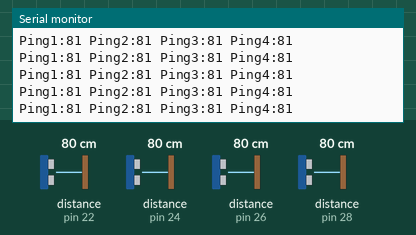
A sketch run on a simulated Arduino Mega 2560, built with avr-gcc and run on an emulated ATmega2560. On the bench: the last lines printed to the serial monitor. Inputs (shaded band) come from the test bench; at power-on: distance to the obstacle (sensors on pin 22, pin 24, pin 26, pin 28) 80 cm. The echo pulse lasts 58.3 µs per cm.

Above: at 1.2 s.
1.3 s: distance to the obstacle (sensor on pin 22) set to 2 cm
At 2.1 s:
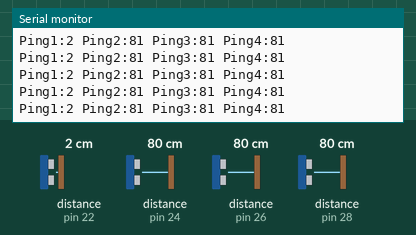
4.3 s: distance to the obstacle (sensor on pin 24) set to 4 cm
At 5.2 s:
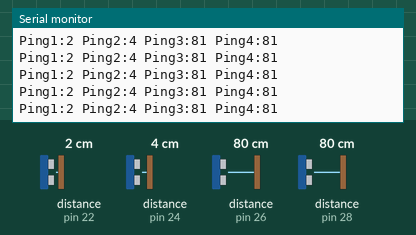
7.3 s: distance to the obstacle (sensor on pin 26) set to 9 cm
At 8.4 s:
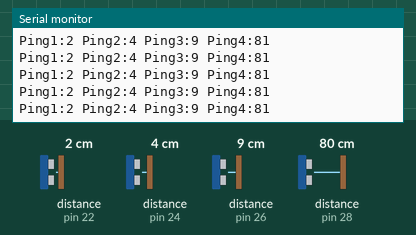
10.3 s: distance to the obstacle (sensor on pin 28) set to 2 cm
At 11.3 s:
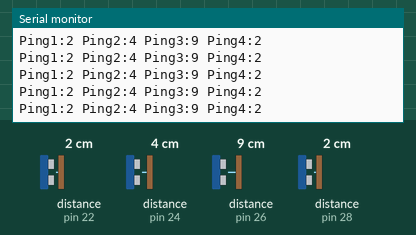
13.3 s: distance to the obstacle (sensor on pin 22) set to 4 cm
At 13.8 s:
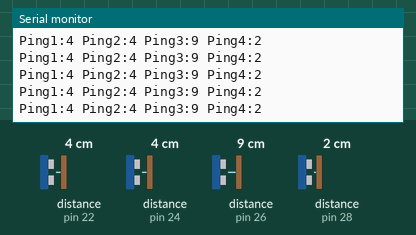
16.3 s: distance to the obstacle (sensor on pin 24) set to 2 cm
At 17.3 s:
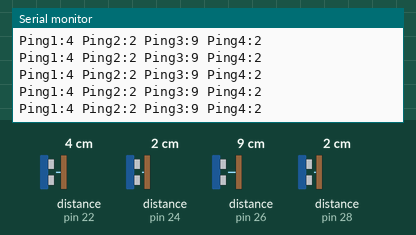
Timing chart, 0 to 17.4 s (numbered marks = the images above; inputs shaded):
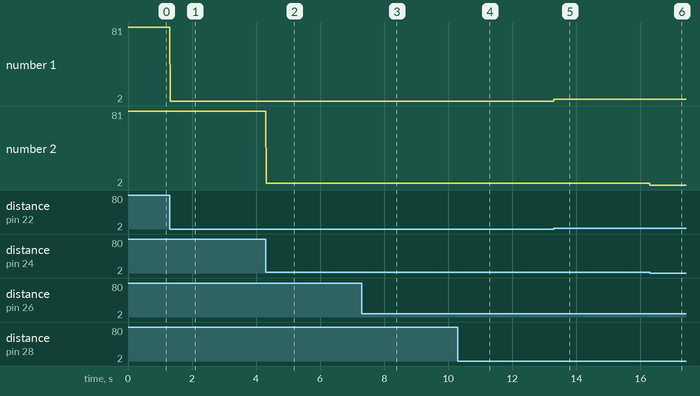

Measured:
- after the input at 1.3 s, the serial monitor: prints a new line at once (image 1)
- after the input at 4.3 s, the serial monitor: prints a new line at once (image 2)
- after the input at 7.3 s, the serial monitor: prints a new line at once (image 3)
- after the input at 10.3 s, the serial monitor: prints a new line at once (image 4)
- after the input at 13.3 s, the serial monitor: prints a new line at once (image 5)
- after the input at 16.3 s, the serial monitor: prints a new line at once (image 6)

The sketch:

sona_test.ino
```cpp
#include <NewPing.h>

#define ECHO_PIN1     22 // Sonar 1 Setup. FRONT LEFT
                        //Arduino pin tied to trigger pin on the ultrasonic sensor.
#define TRIGGER_PIN1  23 // Arduino pin tied to trigger pin on the ultrasonic sensor.

#define ECHO_PIN2     24 // Sonar 2 Setup. FRONT
#define TRIGGER_PIN2  25

#define ECHO_PIN3     26 // Sonar 3 Setup. FRONT RIGHT
#define TRIGGER_PIN3  27

#define ECHO_PIN4     28 // Sonar 4 Setup. BACK
#define TRIGGER_PIN4  29
#define MAX_DISTANCE 100 // Maximum distance we want to ping for (in centimeters). Maximum sensor distance is rated at 400-500cm.

NewPing sonar1(TRIGGER_PIN1, ECHO_PIN1, MAX_DISTANCE); // NewPing setup of pins and maximum distance.
NewPing sonar2(TRIGGER_PIN2, ECHO_PIN2, MAX_DISTANCE);
NewPing sonar3(TRIGGER_PIN3, ECHO_PIN3, MAX_DISTANCE);
NewPing sonar4(TRIGGER_PIN4, ECHO_PIN4, MAX_DISTANCE);

void setup() {
  Serial.begin(115200); // Open serial monitor at 115200 baud to see ping results.
}

void loop() {
  //delay(50);                     // Wait 50ms between pings (about 20 pings/sec). 29ms should be the shortest delay between pings.
  Serial.print("Ping1:");
  Serial.print(sonar1.ping_cm());// Send ping, get distance in cm and print result (0 = outside set distance range)
  Serial.print(" Ping2:");
  Serial.print(sonar2.ping_cm());
  Serial.print(" Ping3:");
  Serial.print(sonar3.ping_cm());
  Serial.print(" Ping4:");
  Serial.println(sonar4.ping_cm());
}
```
